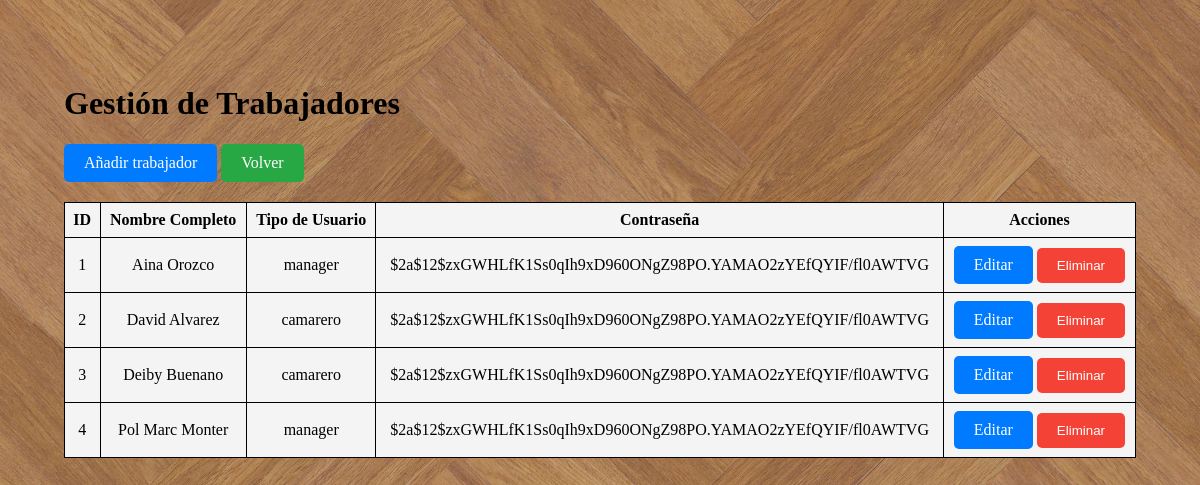
Before: /Manager/trabajadores.php with the older database file.
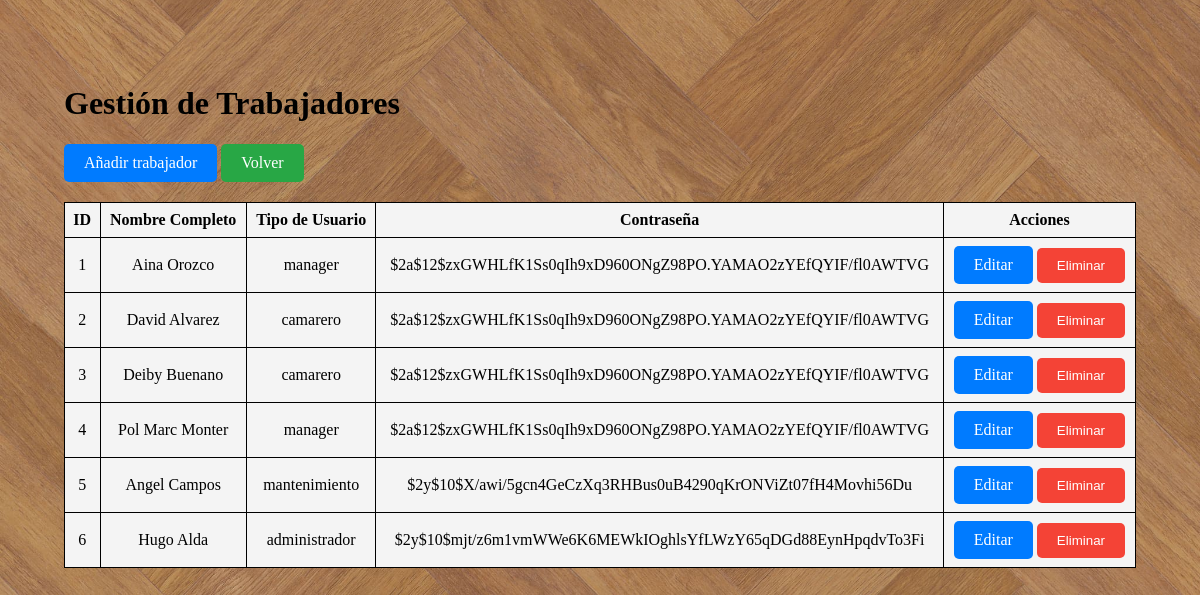
After: the same page with the newer database file.
### tables this page shows
CREATE TABLE IF NOT EXISTS `usuarios` (
  `id_usuario` int NOT NULL AUTO_INCREMENT,
  `nombre_completo` varchar(200) NOT NULL,
  `contraseña` varchar(255) NOT NULL,
  `tipo_usuario` enum('camarero','manager','mantenimiento','administrador') NOT NULL,
  PRIMARY KEY (`id_usuario`)
);

### Manager/trabajadores.php (the view, shortened to what this page needs)
<?php
include_once("../conexion.php");
$sql = "SELECT id_usuario, nombre_completo, tipo_usuario, contraseña FROM usuarios";
$stmt = $con->query($sql);
$trabajadores = $stmt->fetchAll(PDO::FETCH_ASSOC);
?>
<!DOCTYPE html>
<html lang="es">
<head>
    <link rel="stylesheet" href="../CSS/crud.css">
    <link href="https://cdn.jsdelivr.net/npm/sweetalert2@11/dist/sweetalert2.min.css" rel="stylesheet">
</head>
<body id="bodyGen">
    <h1>Gestión de Trabajadores</h1>
    <div style="margin-bottom: 20px;">
        <a href="añadir.php" class="btn btn-primary">Añadir trabajador</a>
        <a href="manager_home.php" class="btn btn-success">Volver</a>
    </div>
    <table>
        <thead>
            <tr>
                <th>ID</th>
                <th>Nombre Completo</th>
                <th>Tipo de Usuario</th>
                <th>Contraseña</th>
                <th>Acciones</th>
            </tr>
        </thead>
        <tbody>
            <?php foreach ($trabajadores as $trabajador): ?>
                <tr>
                    <td><?= htmlspecialchars($trabajador['id_usuario']) ?></td>
                    <td><?= htmlspecialchars($trabajador['nombre_completo']) ?></td>
                    <td><?= htmlspecialchars($trabajador['tipo_usuario']) ?></td>
                    <td><?= htmlspecialchars($trabajador['contraseña']) ?></td>
                    <td>
                        <a href="editar.php?id_usuario=<?= htmlspecialchars($trabajador['id_usuario']) ?>"
                           class="btn btn-primary">Editar</a>
                        <button type="button" class="btn btn-danger" onclick="eliminarTrabajador(<?= $trabajador['id_usuario'] ?>, '<?= addslashes($trabajador['nombre_completo']) ?>')">Eliminar</button>
                    </td>
                </tr>
            <?php endforeach; ?>
        </tbody>
    </table>
</body>
</html>

### CSS/crud.css (style rules this page uses)
#bodyGen { background-image: url('../img/FondoMan.jpg'); background-size: cover; background-position: center; margin: 6vh; padding: 2vh; min-height: 100vh; }
table { width: 100%; border-collapse: collapse; }
table, th, td { border: 1px solid black; }
th, td { padding: 8px; text-align: center; background-color: #f4f4f4; }
th { background-color: #f4f4f4; }
.btn { padding: 10px 20px; text-decoration: none; border-radius: 5px; display: inline-block; color: white; border: none; cursor: pointer; }
.btn-primary { background-color: #007bff; }
.btn-danger { background-color: #f44336; }
.btn-success { background-color: #28a745; }

Changed rows visible on the page:
added usuarios: id_usuario "5", nombre_completo "Angel Campos", tipo_usuario "mantenimiento", contraseña "$2y$10$X/awi/5gcn4GeCzXq3RHBus0uB4290qKrONViZt07fH4Movhi56Du"
added usuarios: id_usuario "6", nombre_completo "Hugo Alda", tipo_usuario "administrador", contraseña "$2y$10$mjt/z6m1vmWWe6K6MEWkIOghlsYfLWzY65qDGd88EynHpqdvTo3Fi"
